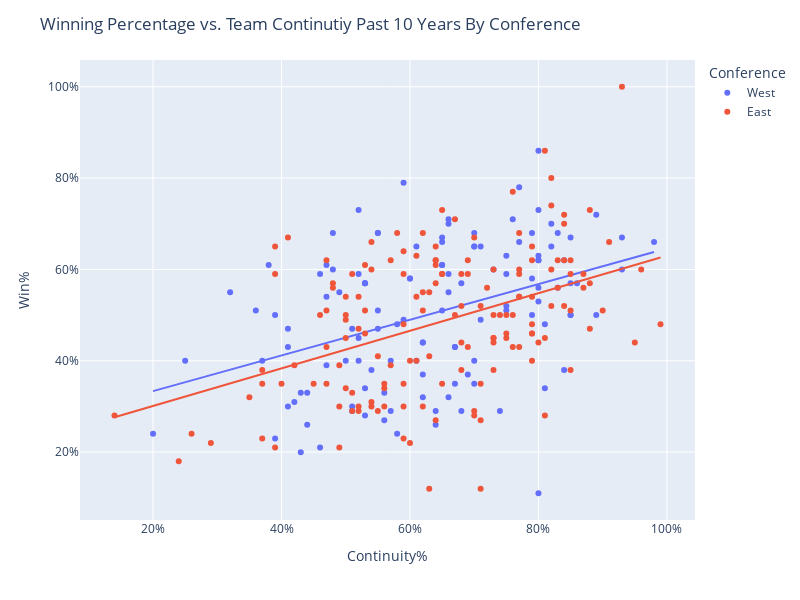

Here is the notebook cell this chart was saved with:
### Code cell
#Scatter Graph of all active teams divided into EAST and WEST from Last 10 seasons 
fig = px.scatter(recent, x="Continuity%", y="Win%", color="Conference", trendline="ols",
           )
fig.update_layout(
    title_text="Winning Percentage vs. Team Continutiy Past 10 Years By Conference",
    width=800, height=600
)
fig.update_yaxes(tickformat=".0%")
fig.update_xaxes(tickformat=".0%")
fig.show()

### Figure 1 — Plotly figure (JSON) as saved in the notebook; plotly's stock layout.template omitted (floating-point values rounded to 4 significant figures; data arrays with more than 128 entries replaced by an {"elided": "..."} marker saying what was removed)
{"data": [{"hovertemplate": "Conference=West<br>Continuity%=%{x}<br>Win%=%{y}<extra></extra>", "legendgroup": "West", "marker": {"color": "#636efa", "symbol": "circle"}, "mode": "markers", "name": "West", "orientation": "v", "showlegend": true, "type": "scatter", "x": [0.89, 0.71, 0.55, 0.66, 0.36, 0.8, 0.61, 0.83, 0.75, 0.55, 0.66, 0.58, 0.64, 0.69, 0.67, 0.67, 0.44, 0.52, 0.47, 0.7, 0.81, 0.53, 0.54, 0.59, 0.43, 0.67, 0.84, 0.53, 0.62, 0.51, 0.66, 0.83, 0.79, 0.82, 0.53, 0.75, 0.7, 0.8, 0.8, 0.71, 0.7, 0.62, 0.62, 0.98, 0.86, 0.75, 0.79, 0.68, 0.61, 0.74, 0.48, 0.5, 0.55, 0.38, 0.39, 0.57, 0.65, 0.8, 0.47, 0.85, 0.93, 0.82, 0.55, 0.6, 0.56, 0.76, 0.77, 0.32, 0.48, 0.85, 0.65, 0.59, 0.7, 0.65, 0.2, 0.58, 0.8, 0.65, 0.7, 0.65, 0.85, 0.84, 0.79, 0.75, 0.8, 0.41, 0.37, 0.56, 0.93, 0.66, 0.42, 0.85, 0.57, 0.47, 0.73, 0.53, 0.52, 0.8, 0.89, 0.66, 0.77, 0.8, 0.41, 0.46, 0.81, 0.53, 0.68, 0.64, 0.39, 0.51, 0.49, 0.43, 0.44, 0.46, 0.62, 0.41, 0.52, 0.52, 0.6, 0.25, 0.51], "xaxis": "x", "y": [0.5, 0.65, 0.68, 0.59, 0.51, 0.62, 0.65, 0.68, 0.51, 0.68, 0.7, 0.48, 0.29, 0.37, 0.43, 0.43, 0.33, 0.4, 0.39, 0.35, 0.34, 0.34, 0.38, 0.49, 0.2, 0.35, 0.38, 0.57, 0.44, 0.3, 0.32, 0.56, 0.5, 0.7, 0.57, 0.59, 0.65, 0.63, 0.56, 0.49, 0.4, 0.37, 0.44, 0.66, 0.57, 0.63, 0.58, 0.57, 0.4, 0.29, 0.6, 0.4, 0.51, 0.61, 0.5, 0.4, 0.66, 0.62, 0.54, 0.5, 0.6, 0.65, 0.47, 0.58, 0.33, 0.71, 0.66, 0.55, 0.68, 0.5, 0.67, 0.79, 0.65, 0.61, 0.24, 0.24, 0.11, 0.61, 0.68, 0.51, 0.67, 0.62, 0.68, 0.52, 0.53, 0.47, 0.4, 0.27, 0.67, 0.55, 0.31, 0.57, 0.29, 0.61, 0.6, 0.57, 0.59, 0.73, 0.72, 0.71, 0.78, 0.86, 0.3, 0.59, 0.48, 0.28, 0.29, 0.26, 0.23, 0.47, 0.55, 0.33, 0.26, 0.21, 0.32, 0.43, 0.45, 0.73, 0.58, 0.4, 0.29], "yaxis": "y"}, {"hovertemplate": "<b>OLS trendline</b><br>Win% = 0.390518 * Continuity% + 0.255561<br>R<sup>2</sup>=0.160415<br><br>Conference=West<br>Continuity%=%{x}<br>Win%=%{y} <b>(trend)</b><extra></extra>", "legendgroup": "West", "marker": {"color": "#636efa", "symbol": "circle"}, "mode": "lines", "name": "West", "showlegend": false, "type": "scatter", "x": [0.2, 0.25, 0.32, 0.36, 0.37, 0.38, 0.39, 0.39, 0.41, 0.41, 0.41, 0.42, 0.43, 0.43, 0.44, 0.44, 0.46, 0.46, 0.47, 0.47, 0.47, 0.48, 0.48, 0.49, 0.5, 0.51, 0.51, 0.51, 0.52, 0.52, 0.52, 0.52, 0.53, 0.53, 0.53, 0.53, 0.53, 0.54, 0.55, 0.55, 0.55, 0.55, 0.56, 0.56, 0.57, 0.57, 0.58, 0.58, 0.59, 0.59, 0.6, 0.6, 0.61, 0.61, 0.62, 0.62, 0.62, 0.62, 0.64, 0.64, 0.65, 0.65, 0.65, 0.65, 0.65, 0.66, 0.66, 0.66, 0.66, 0.66, 0.67, 0.67, 0.67, 0.68, 0.68, 0.69, 0.7, 0.7, 0.7, 0.7, 0.7, 0.71, 0.71, 0.73, 0.74, 0.75, 0.75, 0.75, 0.75, 0.76, 0.77, 0.77, 0.79, 0.79, 0.79, 0.8, 0.8, 0.8, 0.8, 0.8, 0.8, 0.8, 0.8, 0.81, 0.81, 0.82, 0.82, 0.83, 0.83, 0.84, 0.84, 0.85, 0.85, 0.85, 0.85, 0.86, 0.89, 0.89, 0.93, 0.93, 0.98], "xaxis": "x", "y": [0.3337, 0.3532, 0.3805, 0.3961, 0.4001, 0.404, 0.4079, 0.4079, 0.4157, 0.4157, 0.4157, 0.4196, 0.4235, 0.4235, 0.4274, 0.4274, 0.4352, 0.4352, 0.4391, 0.4391, 0.4391, 0.443, 0.443, 0.4469, 0.4508, 0.4547, 0.4547, 0.4547, 0.4586, 0.4586, 0.4586, 0.4586, 0.4625, 0.4625, 0.4625, 0.4625, 0.4625, 0.4664, 0.4703, 0.4703, 0.4703, 0.4703, 0.4743, 0.4743, 0.4782, 0.4782, 0.4821, 0.4821, 0.486, 0.486, 0.4899, 0.4899, 0.4938, 0.4938, 0.4977, 0.4977, 0.4977, 0.4977, 0.5055, 0.5055, 0.5094, 0.5094, 0.5094, 0.5094, 0.5094, 0.5133, 0.5133, 0.5133, 0.5133, 0.5133, 0.5172, 0.5172, 0.5172, 0.5211, 0.5211, 0.525, 0.5289, 0.5289, 0.5289, 0.5289, 0.5289, 0.5328, 0.5328, 0.5406, 0.5445, 0.5484, 0.5484, 0.5484, 0.5484, 0.5524, 0.5563, 0.5563, 0.5641, 0.5641, 0.5641, 0.568, 0.568, 0.568, 0.568, 0.568, 0.568, 0.568, 0.568, 0.5719, 0.5719, 0.5758, 0.5758, 0.5797, 0.5797, 0.5836, 0.5836, 0.5875, 0.5875, 0.5875, 0.5875, 0.5914, 0.6031, 0.6031, 0.6187, 0.6187, 0.6383], "yaxis": "y"}, {"hovertemplate": "Conference=East<br>Continuity%=%{x}<br>Win%=%{y}<extra></extra>", "legendgroup": "East", "marker": {"color": "#EF553B", "symbol": "circle"}, "mode": "markers", "name": "East", "orientation": "v", "showlegend": true, "type": "scatter", "x": {"elided": "152 float values"}, "xaxis": "x", "y": {"elided": "152 float values"}, "yaxis": "y"}, {"hovertemplate": "<b>OLS trendline</b><br>Win% = 0.411567 * Continuity% + 0.218797<br>R<sup>2</sup>=0.185278<br><br>Conference=East<br>Continuity%=%{x}<br>Win%=%{y} <b>(trend)</b><extra></extra>", "legendgroup": "East", "marker": {"color": "#EF553B", "symbol": "circle"}, "mode": "lines", "name": "East", "showlegend": false, "type": "scatter", "x": {"elided": "152 float values"}, "xaxis": "x", "y": {"elided": "152 float values"}, "yaxis": "y"}], "layout": {"height": 600, "legend": {"title": {"text": "Conference"}, "tracegroupgap": 0}, "margin": {"t": 60}, "title": {"text": "Winning Percentage vs. Team Continutiy Past 10 Years By Conference"}, "width": 800, "xaxis": {"anchor": "y", "domain": [0, 1], "tickformat": ".0%", "title": {"text": "Continuity%"}}, "yaxis": {"anchor": "x", "domain": [0, 1], "tickformat": ".0%", "title": {"text": "Win%"}}}}
